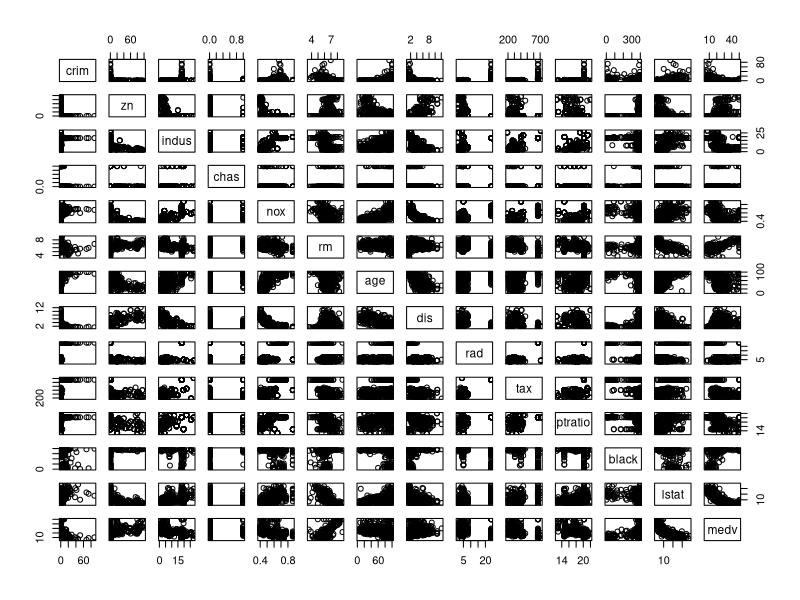
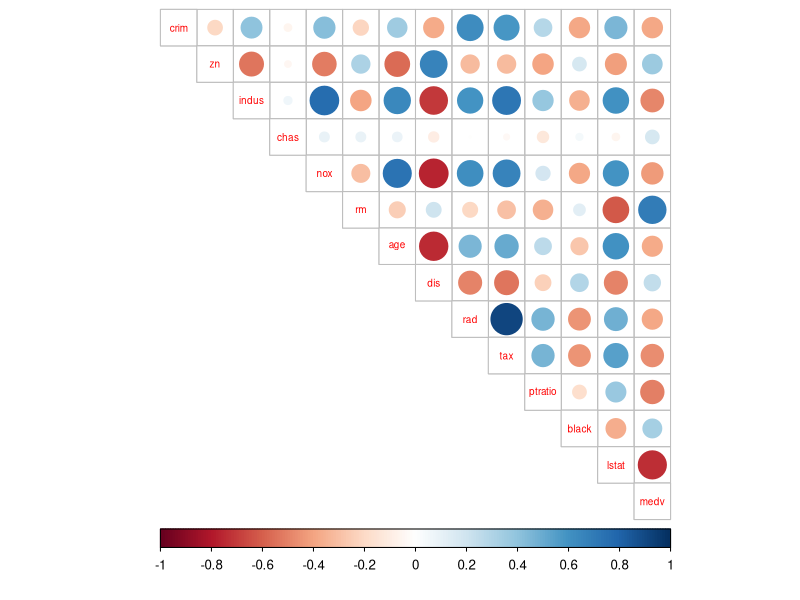
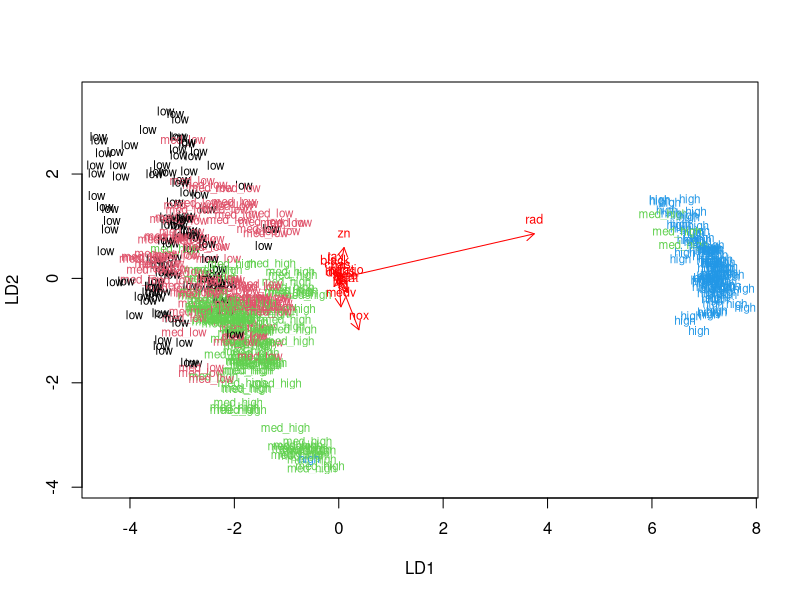
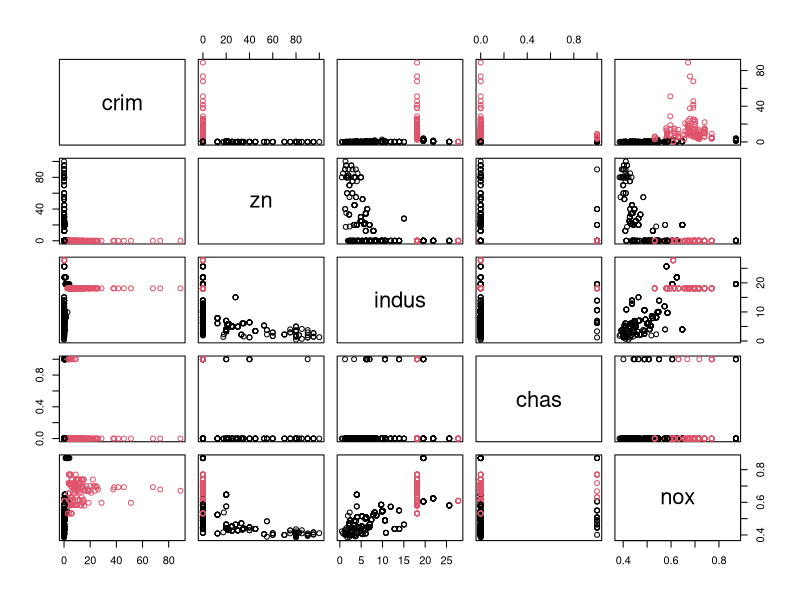
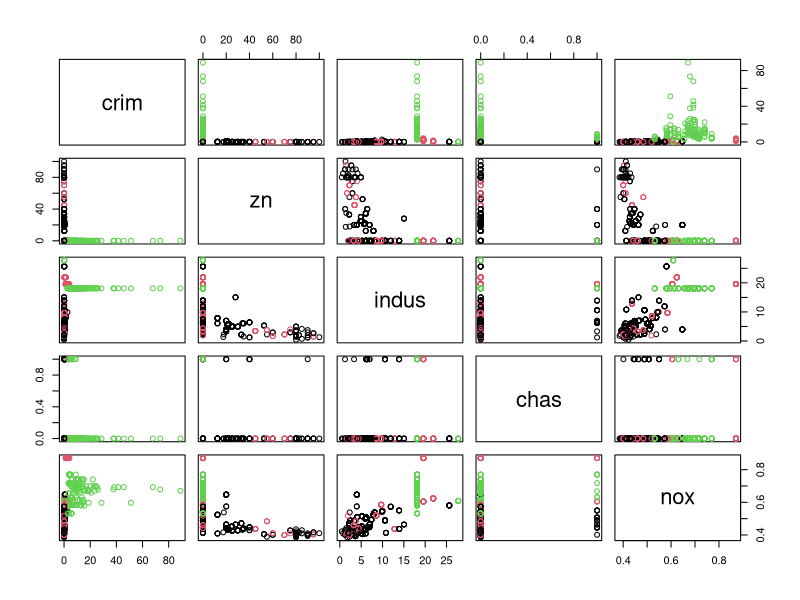
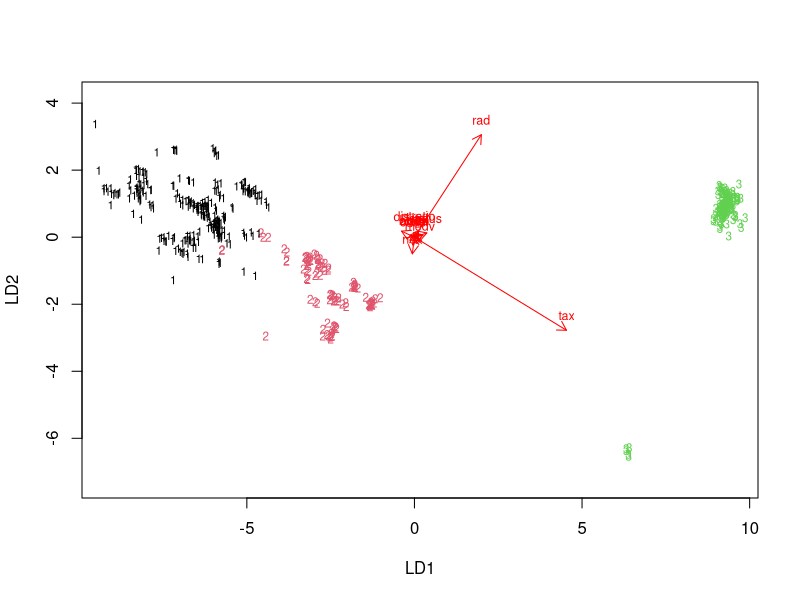

Write the R code that produced these figures, in order.
## ---- chunk 1
library(MASS)
str(Boston)
dim(Boston)
## ---- chunk 2
summary(Boston)
## ---- chunk 3
pairs(Boston)
## ---- chunk 4
cor_matrix<-cor(Boston)
## ---- chunk 5
print(cor_matrix)
## ---- chunk 6
corrplot::corrplot(cor_matrix, method="circle", type="upper", cl.pos="b", tl.pos="d", tl.cex = 0.6)
## ---- chunk 7
boston_scaled<-scale(Boston)
summary(boston_scaled)
## ---- chunk 8
class(boston_scaled)
boston_scaled<-as.data.frame(boston_scaled)
## ---- chunk 9
summary(boston_scaled$crim)
## ---- chunk 10
bins<-quantile(boston_scaled$crim)
print(bins)
## ---- chunk 11
crime<-cut(boston_scaled$crim, breaks = bins, include.lowest = TRUE, label<-c("low","med_low","med_high","high"))
## ---- chunk 12
table(crime)
## ---- chunk 13
boston_scaled <-dplyr::select(boston_scaled, -crim)
## ---- chunk 14
boston_scaled <-data.frame(boston_scaled, crime)
## ---- chunk 15
boston_scaled <-data.frame(boston_scaled, crime)
n<-nrow(boston_scaled)
## ---- chunk 16
ind<-sample(n,size = n*0.8)
## ---- chunk 17
train <- boston_scaled[ind,]
## ---- chunk 18
test <- boston_scaled[-ind,]
## ---- chunk 19
correct_classes<-(test$crime)
## ---- chunk 20
test <- dplyr::select(test, -crime)
## ---- chunk 21
lda.fit <- lda(crime~zn+indus+chas+nox+rm+age+dis+rad+tax+ptratio+black+lstat+medv, data = train)
lda.fit
## ---- chunk 22
lda.arrows <- function(x, myscale = 1, arrow_heads = 0.1, color = "red", tex = 0.75, choices = c(1,2)){
  heads <- coef(x)
  arrows(x0 = 0, y0 = 0, 
         x1 = myscale * heads[,choices[1]], 
         y1 = myscale * heads[,choices[2]], col=color, length = arrow_heads)
  text(myscale * heads[,choices], labels = row.names(heads), 
       cex = tex, col=color, pos=3)
}
## ---- chunk 23
classes<-as.numeric(train$crime)
## ---- chunk 24
plot(lda.fit, col=classes, dimen = 2)
lda.arrows(lda.fit, myscale = 1)
## ---- chunk 25
lda.pred <- predict(lda.fit, newdata = test)
table(correct = correct_classes, predicted = lda.pred$class)
## ---- chunk 26
summary(Boston)
class(Boston)
dist_eu<-(Boston)
summary(dist_eu)
## ---- chunk 27
set.seed(123)
k_max <- (10)
twcss <- sapply(1:k_max, function(k){kmeans(Boston, k)$tot.withinss})
km<-kmeans(Boston, centers = 2)
pairs(Boston[1:5], col = km$cluster)
## ---- chunk 28
km <- kmeans(Boston, centers = 3)
pairs(Boston[1:5], col = km$cluster)
## ---- chunk 29
boston_scaled <- scale(Boston)
summary(boston_scaled)
class(boston_scaled)
boston_scaled<-as.data.frame(boston_scaled)
## ---- chunk 30
lda.fit <- lda(km$cluster~ ., data = boston_scaled)
lda.fit
## ---- chunk 31
lda.arrows <- function(x, myscale = 1, arrow_heads = 0.1, color = "red", tex = 0.75, choices = c(1,2)){
  heads <- coef(x)
  arrows(x0 = 0, y0 = 0, 
         x1 = myscale * heads[,choices[1]], 
         y1 = myscale * heads[,choices[2]], col=color, length = arrow_heads)
  text(myscale * heads[,choices], labels = row.names(heads), 
       cex = tex, col=color, pos=3)
}
## ---- chunk 32
classes<-as.numeric(km$cluster)
## ---- chunk 33
plot(lda.fit, col=classes, dimen = 2)
lda.arrows(lda.fit, myscale = 1)
## ---- chunk 34
model_predictors <- dplyr::select(train, -crime)
## ---- chunk 35
dim(model_predictors)
dim(lda.fit$scaling)
